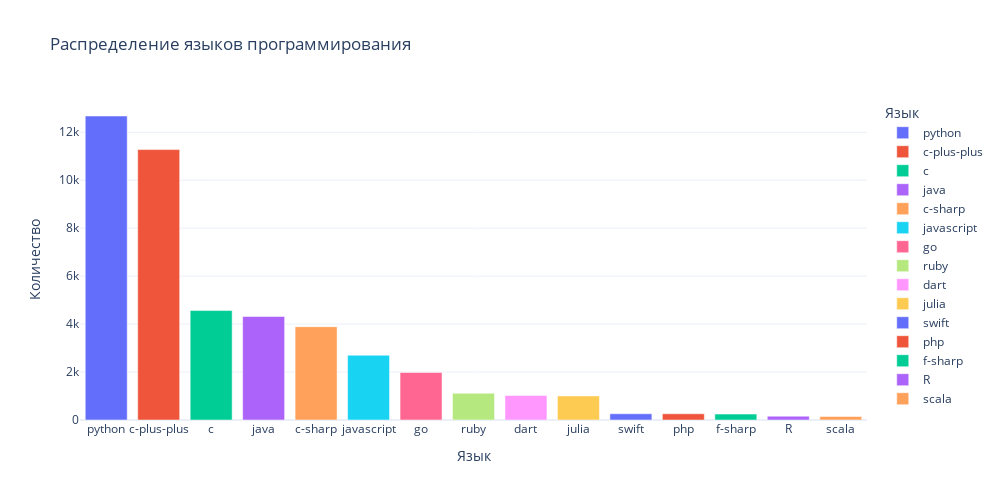

Source (notebook cell):
### Code cell
lang_counts = df['language'].value_counts().reset_index()
lang_counts.columns = ['language', 'count']

fig = px.bar(lang_counts,
             x='language',
             y='count',
             color='language',
             title='Распределение языков программирования',
             labels={'language': 'Язык', 'count': 'Количество'},
             template='plotly_white',
             width=1000, height=500)
fig.show()

### Figure 1 — Plotly figure (JSON) as saved in the notebook; plotly's stock layout.template omitted (floating-point values rounded to 4 significant figures)
{"data": [{"alignmentgroup": "True", "hovertemplate": "Язык=%{x}<br>Количество=%{y}<extra></extra>", "legendgroup": "python", "marker": {"color": "#636efa", "pattern": {"shape": ""}}, "name": "python", "offsetgroup": "python", "orientation": "v", "showlegend": true, "textposition": "auto", "type": "bar", "x": ["python"], "xaxis": "x", "y": [12678], "yaxis": "y"}, {"alignmentgroup": "True", "hovertemplate": "Язык=%{x}<br>Количество=%{y}<extra></extra>", "legendgroup": "c-plus-plus", "marker": {"color": "#EF553B", "pattern": {"shape": ""}}, "name": "c-plus-plus", "offsetgroup": "c-plus-plus", "orientation": "v", "showlegend": true, "textposition": "auto", "type": "bar", "x": ["c-plus-plus"], "xaxis": "x", "y": [11277], "yaxis": "y"}, {"alignmentgroup": "True", "hovertemplate": "Язык=%{x}<br>Количество=%{y}<extra></extra>", "legendgroup": "c", "marker": {"color": "#00cc96", "pattern": {"shape": ""}}, "name": "c", "offsetgroup": "c", "orientation": "v", "showlegend": true, "textposition": "auto", "type": "bar", "x": ["c"], "xaxis": "x", "y": [4565], "yaxis": "y"}, {"alignmentgroup": "True", "hovertemplate": "Язык=%{x}<br>Количество=%{y}<extra></extra>", "legendgroup": "java", "marker": {"color": "#ab63fa", "pattern": {"shape": ""}}, "name": "java", "offsetgroup": "java", "orientation": "v", "showlegend": true, "textposition": "auto", "type": "bar", "x": ["java"], "xaxis": "x", "y": [4318], "yaxis": "y"}, {"alignmentgroup": "True", "hovertemplate": "Язык=%{x}<br>Количество=%{y}<extra></extra>", "legendgroup": "c-sharp", "marker": {"color": "#FFA15A", "pattern": {"shape": ""}}, "name": "c-sharp", "offsetgroup": "c-sharp", "orientation": "v", "showlegend": true, "textposition": "auto", "type": "bar", "x": ["c-sharp"], "xaxis": "x", "y": [3890], "yaxis": "y"}, {"alignmentgroup": "True", "hovertemplate": "Язык=%{x}<br>Количество=%{y}<extra></extra>", "legendgroup": "javascript", "marker": {"color": "#19d3f3", "pattern": {"shape": ""}}, "name": "javascript", "offsetgroup": "javascript", "orientation": "v", "showlegend": true, "textposition": "auto", "type": "bar", "x": ["javascript"], "xaxis": "x", "y": [2701], "yaxis": "y"}, {"alignmentgroup": "True", "hovertemplate": "Язык=%{x}<br>Количество=%{y}<extra></extra>", "legendgroup": "go", "marker": {"color": "#FF6692", "pattern": {"shape": ""}}, "name": "go", "offsetgroup": "go", "orientation": "v", "showlegend": true, "textposition": "auto", "type": "bar", "x": ["go"], "xaxis": "x", "y": [1981], "yaxis": "y"}, {"alignmentgroup": "True", "hovertemplate": "Язык=%{x}<br>Количество=%{y}<extra></extra>", "legendgroup": "ruby", "marker": {"color": "#B6E880", "pattern": {"shape": ""}}, "name": "ruby", "offsetgroup": "ruby", "orientation": "v", "showlegend": true, "textposition": "auto", "type": "bar", "x": ["ruby"], "xaxis": "x", "y": [1117], "yaxis": "y"}, {"alignmentgroup": "True", "hovertemplate": "Язык=%{x}<br>Количество=%{y}<extra></extra>", "legendgroup": "dart", "marker": {"color": "#FF97FF", "pattern": {"shape": ""}}, "name": "dart", "offsetgroup": "dart", "orientation": "v", "showlegend": true, "textposition": "auto", "type": "bar", "x": ["dart"], "xaxis": "x", "y": [1023], "yaxis": "y"}, {"alignmentgroup": "True", "hovertemplate": "Язык=%{x}<br>Количество=%{y}<extra></extra>", "legendgroup": "julia", "marker": {"color": "#FECB52", "pattern": {"shape": ""}}, "name": "julia", "offsetgroup": "julia", "orientation": "v", "showlegend": true, "textposition": "auto", "type": "bar", "x": ["julia"], "xaxis": "x", "y": [1005], "yaxis": "y"}, {"alignmentgroup": "True", "hovertemplate": "Язык=%{x}<br>Количество=%{y}<extra></extra>", "legendgroup": "swift", "marker": {"color": "#636efa", "pattern": {"shape": ""}}, "name": "swift", "offsetgroup": "swift", "orientation": "v", "showlegend": true, "textposition": "auto", "type": "bar", "x": ["swift"], "xaxis": "x", "y": [260], "yaxis": "y"}, {"alignmentgroup": "True", "hovertemplate": "Язык=%{x}<br>Количество=%{y}<extra></extra>", "legendgroup": "php", "marker": {"color": "#EF553B", "pattern": {"shape": ""}}, "name": "php", "offsetgroup": "php", "orientation": "v", "showlegend": true, "textposition": "auto", "type": "bar", "x": ["php"], "xaxis": "x", "y": [260], "yaxis": "y"}, {"alignmentgroup": "True", "hovertemplate": "Язык=%{x}<br>Количество=%{y}<extra></extra>", "legendgroup": "f-sharp", "marker": {"color": "#00cc96", "pattern": {"shape": ""}}, "name": "f-sharp", "offsetgroup": "f-sharp", "orientation": "v", "showlegend": true, "textposition": "auto", "type": "bar", "x": ["f-sharp"], "xaxis": "x", "y": [246], "yaxis": "y"}, {"alignmentgroup": "True", "hovertemplate": "Язык=%{x}<br>Количество=%{y}<extra></extra>", "legendgroup": "R", "marker": {"color": "#ab63fa", "pattern": {"shape": ""}}, "name": "R", "offsetgroup": "R", "orientation": "v", "showlegend": true, "textposition": "auto", "type": "bar", "x": ["R"], "xaxis": "x", "y": [160], "yaxis": "y"}, {"alignmentgroup": "True", "hovertemplate": "Язык=%{x}<br>Количество=%{y}<extra></extra>", "legendgroup": "scala", "marker": {"color": "#FFA15A", "pattern": {"shape": ""}}, "name": "scala", "offsetgroup": "scala", "orientation": "v", "showlegend": true, "textposition": "auto", "type": "bar", "x": ["scala"], "xaxis": "x", "y": [147], "yaxis": "y"}], "layout": {"barmode": "relative", "height": 500, "legend": {"title": {"text": "Язык"}, "tracegroupgap": 0}, "title": {"text": "Распределение языков программирования"}, "width": 1000, "xaxis": {"anchor": "y", "categoryarray": ["python", "c-plus-plus", "c", "java", "c-sharp", "javascript", "go", "ruby", "dart", "julia", "swift", "php", "f-sharp", "R", "scala"], "categoryorder": "array", "domain": [0, 1], "title": {"text": "Язык"}}, "yaxis": {"anchor": "x", "domain": [0, 1], "title": {"text": "Количество"}}}}
